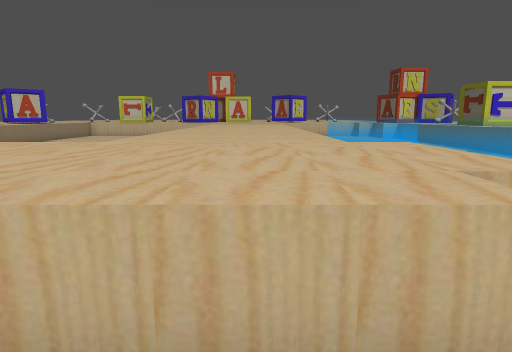
view 1 (above)

15 first-person views from a walk through a 3-D level made in the Godot game engine. The camera is 1.4 m above the floor, tilts 10° down and sees 75° across. The floor is counted in squares, 1 m on a side. Each view is taken from the middle of a square. On the plan, view 1 faces up. The plan holds only what a view shows up to about 15 squares ahead; the rest is blank. The place goes on beyond the plan. Characters and animated objects are left out.

view 2
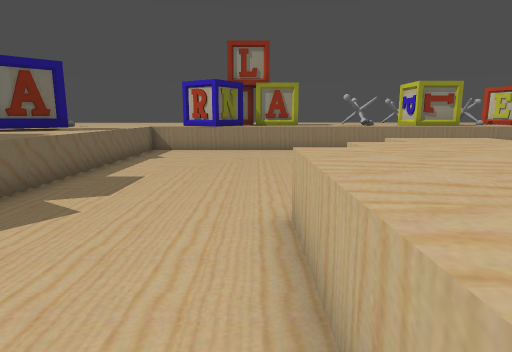

view 3
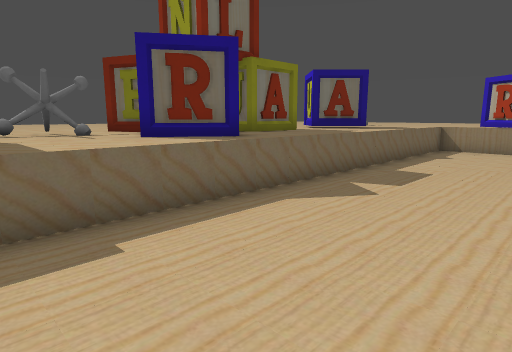

view 4
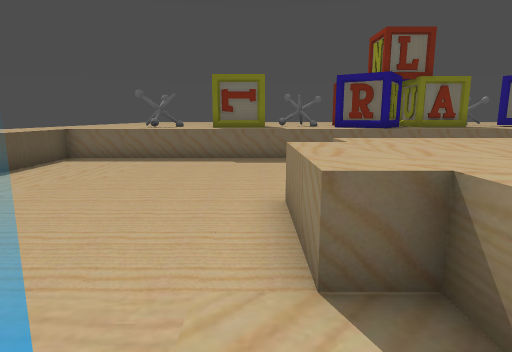

view 5
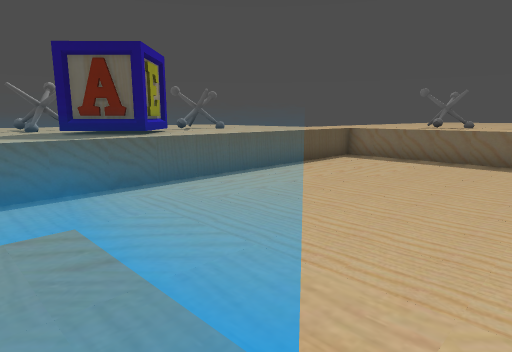

view 6
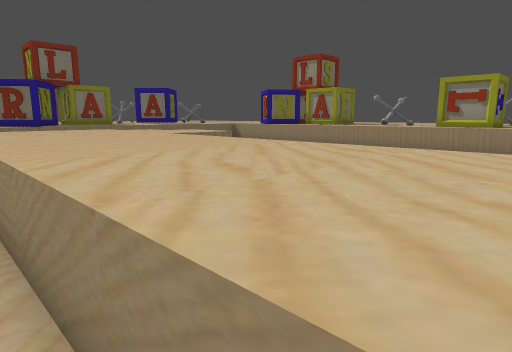

view 7
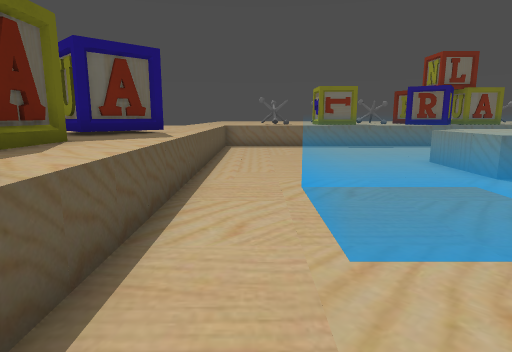

view 8
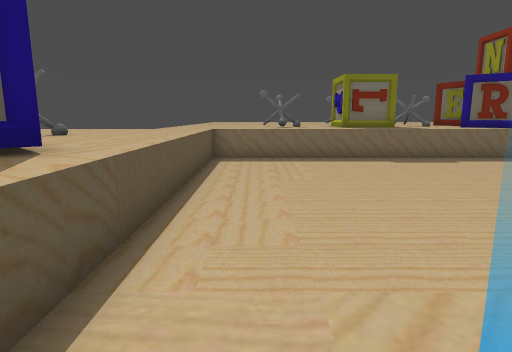

view 9
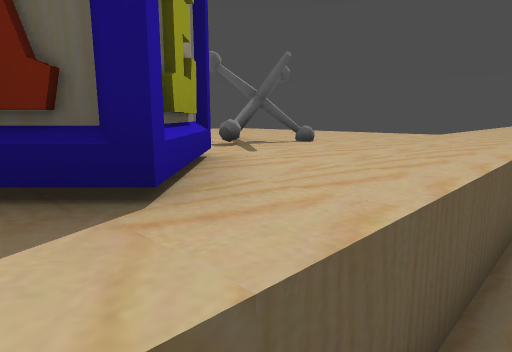

view 10
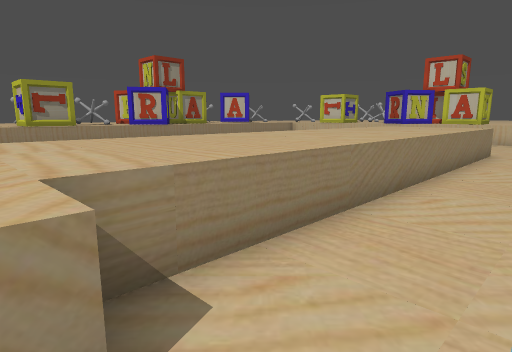

view 11
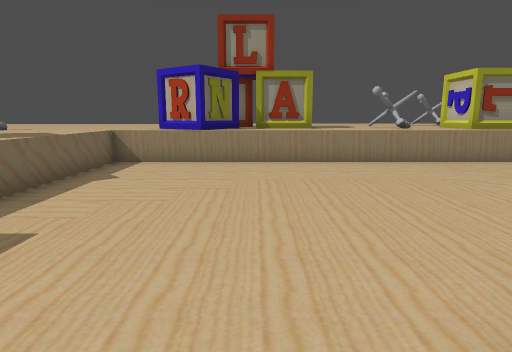

view 12
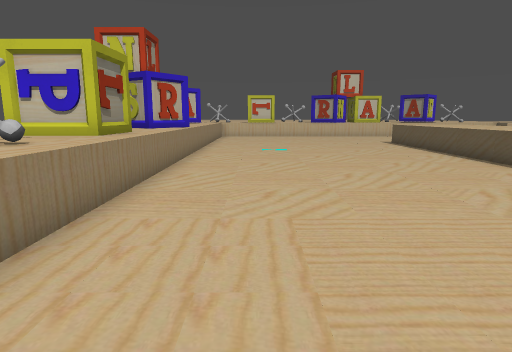

view 13
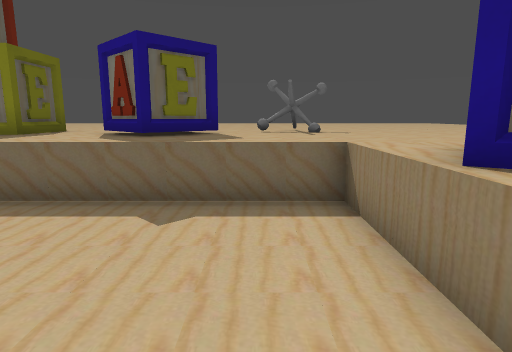

view 14
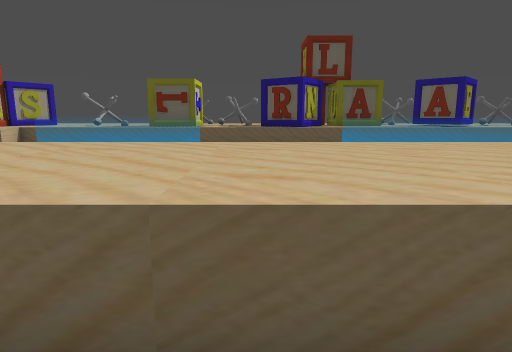

view 15
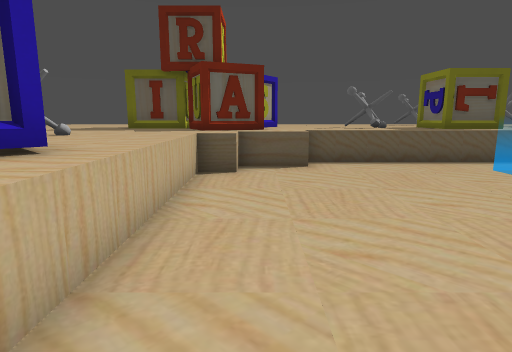

### Floor plan
Key: @ floor where view 1 was taken; # wall or solid block; . floor; ^ raised ledge.
Columns run from 15 left of view 1 to 12 right of it. Each row starts with its distance up from view 1.
 28                     ^^^^^^^
 27                  ^^^^^^^^^^^
 26                 ^^^^^^^^^^^
 25                 .......^^^
 24               . ........^^^^
 23                 ........^^^^
 22                 .........^^^
 21                 .........^^^
 20                  . ......^^^
 19               ^^^.  .....^^^
 18              ^^^^.   ....^^^
 17              ^^^^.     ..^#^
 16   ^... ......^^^^..     .^#
 15   #..........^^^^..     .^^
 14 ^^#..........^^^^..     .^^
 13  ^^..........^^^^..    ..^^
 12  ^^..........^^^^..     .^#
 11  ^^..........^^^^..  ....#^
 10 ^^^..........^^^^.. .....^^
  9 ^^^......... ^^^^........^^
  8 ^^^......... ^^^^........^^
  7 ^^^........  ^^^^........^^^
  6 ^^^.......   ^^^^........^^^
  5 ^^^......  ^^^^^^^.......^^^
  4 ^^^........^^^^^^^.......^^^
  3  ^^.........^^^^^^.......^^^
  2  ^^..........^^^^........^^^
  1 ^^^......................^^^
  0  ^^............@.........^^^
 -1   #......................^^^
 -2  ^^......................^^^
 -3 ^^^......................^^^
 -4 ^^^^^^^^^^^^^^^^^^^^^^^^^^^
 -5 ^^^^^^^^^^^^^^#^^^^^^^^^^^^
 -6 ^^^^^^^#^^^^^  ^^^  ^^#^ ^^

Positions as (right, up) in squares from view 1, and headings:
1: (0, 0), facing up
2: (2, 1), facing left
3: (3, 1), facing down-left
4: (3, 8), facing down
5: (3, 8), facing down-right
6: (2, 13), facing down-left
7: (8, 13), facing down
8: (8, 8), facing down
9: (9, 5), facing down-right
10: (4, 5), facing up-left
11: (-2, 1), facing left
12: (-10, 1), facing up
13: (-11, 2), facing down
14: (-4, 13), facing right
15: (-1, 24), facing right
